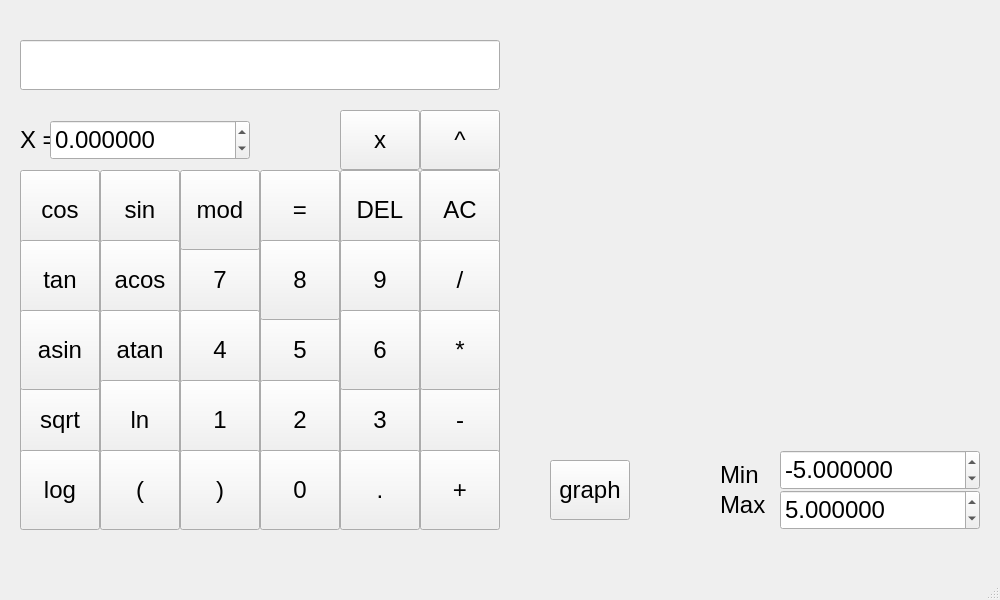
<?xml version="1.0" encoding="UTF-8"?>
<ui version="4.0">
 <class>MainWindow</class>
 <widget class="QMainWindow" name="MainWindow">
  <property name="geometry">
   <rect>
    <x>0</x>
    <y>0</y>
    <width>1000</width>
    <height>600</height>
   </rect>
  </property>
  <property name="minimumSize">
   <size>
    <width>1000</width>
    <height>600</height>
   </size>
  </property>
  <property name="maximumSize">
   <size>
    <width>1000</width>
    <height>600</height>
   </size>
  </property>
  <property name="windowTitle">
   <string>MainWindow</string>
  </property>
  <property name="toolTipDuration">
   <number>-1</number>
  </property>
  <widget class="QWidget" name="centralwidget">
   <widget class="QLineEdit" name="line">
    <property name="geometry">
     <rect>
      <x>20</x>
      <y>40</y>
      <width>480</width>
      <height>50</height>
     </rect>
    </property>
    <property name="minimumSize">
     <size>
      <width>480</width>
      <height>50</height>
     </size>
    </property>
    <property name="maximumSize">
     <size>
      <width>480</width>
      <height>50</height>
     </size>
    </property>
   </widget>
   <widget class="QPushButton" name="AC">
    <property name="geometry">
     <rect>
      <x>420</x>
      <y>170</y>
      <width>80</width>
      <height>80</height>
     </rect>
    </property>
    <property name="minimumSize">
     <size>
      <width>80</width>
      <height>80</height>
     </size>
    </property>
    <property name="maximumSize">
     <size>
      <width>80</width>
      <height>80</height>
     </size>
    </property>
    <property name="font">
     <font>
      <pointsize>18</pointsize>
     </font>
    </property>
    <property name="text">
     <string>AC</string>
    </property>
   </widget>
   <widget class="QPushButton" name="div">
    <property name="geometry">
     <rect>
      <x>420</x>
      <y>240</y>
      <width>80</width>
      <height>80</height>
     </rect>
    </property>
    <property name="minimumSize">
     <size>
      <width>80</width>
      <height>80</height>
     </size>
    </property>
    <property name="maximumSize">
     <size>
      <width>80</width>
      <height>80</height>
     </size>
    </property>
    <property name="font">
     <font>
      <pointsize>18</pointsize>
     </font>
    </property>
    <property name="text">
     <string>/</string>
    </property>
   </widget>
   <widget class="QPushButton" name="sub">
    <property name="geometry">
     <rect>
      <x>420</x>
      <y>380</y>
      <width>80</width>
      <height>80</height>
     </rect>
    </property>
    <property name="minimumSize">
     <size>
      <width>80</width>
      <height>80</height>
     </size>
    </property>
    <property name="maximumSize">
     <size>
      <width>60</width>
      <height>60</height>
     </size>
    </property>
    <property name="font">
     <font>
      <pointsize>18</pointsize>
     </font>
    </property>
    <property name="text">
     <string>-</string>
    </property>
   </widget>
   <widget class="QPushButton" name="mul">
    <property name="geometry">
     <rect>
      <x>420</x>
      <y>310</y>
      <width>80</width>
      <height>80</height>
     </rect>
    </property>
    <property name="minimumSize">
     <size>
      <width>80</width>
      <height>80</height>
     </size>
    </property>
    <property name="maximumSize">
     <size>
      <width>80</width>
      <height>80</height>
     </size>
    </property>
    <property name="font">
     <font>
      <pointsize>18</pointsize>
     </font>
    </property>
    <property name="text">
     <string>*</string>
    </property>
   </widget>
   <widget class="QPushButton" name="add">
    <property name="geometry">
     <rect>
      <x>420</x>
      <y>450</y>
      <width>80</width>
      <height>80</height>
     </rect>
    </property>
    <property name="sizePolicy">
     <sizepolicy hsizetype="Preferred" vsizetype="Preferred">
      <horstretch>0</horstretch>
      <verstretch>0</verstretch>
     </sizepolicy>
    </property>
    <property name="minimumSize">
     <size>
      <width>80</width>
      <height>80</height>
     </size>
    </property>
    <property name="maximumSize">
     <size>
      <width>80</width>
      <height>80</height>
     </size>
    </property>
    <property name="font">
     <font>
      <pointsize>18</pointsize>
     </font>
    </property>
    <property name="text">
     <string>+</string>
    </property>
   </widget>
   <widget class="QPushButton" name="three">
    <property name="geometry">
     <rect>
      <x>340</x>
      <y>380</y>
      <width>80</width>
      <height>80</height>
     </rect>
    </property>
    <property name="minimumSize">
     <size>
      <width>80</width>
      <height>80</height>
     </size>
    </property>
    <property name="maximumSize">
     <size>
      <width>60</width>
      <height>60</height>
     </size>
    </property>
    <property name="font">
     <font>
      <pointsize>18</pointsize>
     </font>
    </property>
    <property name="text">
     <string>3</string>
    </property>
   </widget>
   <widget class="QPushButton" name="dot">
    <property name="geometry">
     <rect>
      <x>340</x>
      <y>450</y>
      <width>80</width>
      <height>80</height>
     </rect>
    </property>
    <property name="minimumSize">
     <size>
      <width>80</width>
      <height>80</height>
     </size>
    </property>
    <property name="maximumSize">
     <size>
      <width>80</width>
      <height>80</height>
     </size>
    </property>
    <property name="font">
     <font>
      <pointsize>18</pointsize>
     </font>
    </property>
    <property name="text">
     <string>.</string>
    </property>
   </widget>
   <widget class="QPushButton" name="calculate">
    <property name="geometry">
     <rect>
      <x>260</x>
      <y>170</y>
      <width>80</width>
      <height>80</height>
     </rect>
    </property>
    <property name="minimumSize">
     <size>
      <width>80</width>
      <height>80</height>
     </size>
    </property>
    <property name="maximumSize">
     <size>
      <width>80</width>
      <height>80</height>
     </size>
    </property>
    <property name="font">
     <font>
      <pointsize>18</pointsize>
     </font>
    </property>
    <property name="text">
     <string>=</string>
    </property>
   </widget>
   <widget class="QPushButton" name="del">
    <property name="geometry">
     <rect>
      <x>340</x>
      <y>170</y>
      <width>80</width>
      <height>80</height>
     </rect>
    </property>
    <property name="sizePolicy">
     <sizepolicy hsizetype="Preferred" vsizetype="Preferred">
      <horstretch>0</horstretch>
      <verstretch>0</verstretch>
     </sizepolicy>
    </property>
    <property name="minimumSize">
     <size>
      <width>80</width>
      <height>80</height>
     </size>
    </property>
    <property name="maximumSize">
     <size>
      <width>80</width>
      <height>80</height>
     </size>
    </property>
    <property name="font">
     <font>
      <pointsize>18</pointsize>
     </font>
    </property>
    <property name="text">
     <string>DEL</string>
    </property>
   </widget>
   <widget class="QPushButton" name="nine">
    <property name="geometry">
     <rect>
      <x>340</x>
      <y>240</y>
      <width>80</width>
      <height>80</height>
     </rect>
    </property>
    <property name="minimumSize">
     <size>
      <width>80</width>
      <height>80</height>
     </size>
    </property>
    <property name="maximumSize">
     <size>
      <width>80</width>
      <height>80</height>
     </size>
    </property>
    <property name="font">
     <font>
      <pointsize>18</pointsize>
     </font>
    </property>
    <property name="text">
     <string>9</string>
    </property>
   </widget>
   <widget class="QPushButton" name="six">
    <property name="geometry">
     <rect>
      <x>340</x>
      <y>310</y>
      <width>80</width>
      <height>80</height>
     </rect>
    </property>
    <property name="minimumSize">
     <size>
      <width>80</width>
      <height>80</height>
     </size>
    </property>
    <property name="maximumSize">
     <size>
      <width>80</width>
      <height>80</height>
     </size>
    </property>
    <property name="font">
     <font>
      <pointsize>18</pointsize>
     </font>
    </property>
    <property name="text">
     <string>6</string>
    </property>
   </widget>
   <widget class="QPushButton" name="five">
    <property name="geometry">
     <rect>
      <x>260</x>
      <y>310</y>
      <width>80</width>
      <height>80</height>
     </rect>
    </property>
    <property name="minimumSize">
     <size>
      <width>80</width>
      <height>80</height>
     </size>
    </property>
    <property name="maximumSize">
     <size>
      <width>80</width>
      <height>80</height>
     </size>
    </property>
    <property name="font">
     <font>
      <pointsize>18</pointsize>
     </font>
    </property>
    <property name="text">
     <string>5</string>
    </property>
   </widget>
   <widget class="QPushButton" name="eight">
    <property name="geometry">
     <rect>
      <x>260</x>
      <y>240</y>
      <width>80</width>
      <height>80</height>
     </rect>
    </property>
    <property name="minimumSize">
     <size>
      <width>80</width>
      <height>80</height>
     </size>
    </property>
    <property name="maximumSize">
     <size>
      <width>80</width>
      <height>80</height>
     </size>
    </property>
    <property name="font">
     <font>
      <pointsize>18</pointsize>
     </font>
    </property>
    <property name="text">
     <string>8</string>
    </property>
   </widget>
   <widget class="QPushButton" name="two">
    <property name="geometry">
     <rect>
      <x>260</x>
      <y>380</y>
      <width>80</width>
      <height>80</height>
     </rect>
    </property>
    <property name="minimumSize">
     <size>
      <width>80</width>
      <height>80</height>
     </size>
    </property>
    <property name="maximumSize">
     <size>
      <width>60</width>
      <height>60</height>
     </size>
    </property>
    <property name="font">
     <font>
      <pointsize>18</pointsize>
     </font>
    </property>
    <property name="text">
     <string>2</string>
    </property>
   </widget>
   <widget class="QPushButton" name="seven">
    <property name="geometry">
     <rect>
      <x>180</x>
      <y>240</y>
      <width>80</width>
      <height>80</height>
     </rect>
    </property>
    <property name="minimumSize">
     <size>
      <width>80</width>
      <height>80</height>
     </size>
    </property>
    <property name="maximumSize">
     <size>
      <width>80</width>
      <height>80</height>
     </size>
    </property>
    <property name="font">
     <font>
      <pointsize>18</pointsize>
     </font>
    </property>
    <property name="text">
     <string>7</string>
    </property>
   </widget>
   <widget class="QPushButton" name="four">
    <property name="geometry">
     <rect>
      <x>180</x>
      <y>310</y>
      <width>80</width>
      <height>80</height>
     </rect>
    </property>
    <property name="minimumSize">
     <size>
      <width>80</width>
      <height>80</height>
     </size>
    </property>
    <property name="maximumSize">
     <size>
      <width>80</width>
      <height>80</height>
     </size>
    </property>
    <property name="font">
     <font>
      <pointsize>18</pointsize>
     </font>
    </property>
    <property name="text">
     <string>4</string>
    </property>
   </widget>
   <widget class="QPushButton" name="one">
    <property name="geometry">
     <rect>
      <x>180</x>
      <y>380</y>
      <width>80</width>
      <height>80</height>
     </rect>
    </property>
    <property name="minimumSize">
     <size>
      <width>80</width>
      <height>80</height>
     </size>
    </property>
    <property name="maximumSize">
     <size>
      <width>60</width>
      <height>60</height>
     </size>
    </property>
    <property name="font">
     <font>
      <pointsize>18</pointsize>
     </font>
    </property>
    <property name="text">
     <string>1</string>
    </property>
   </widget>
   <widget class="QPushButton" name="mod">
    <property name="geometry">
     <rect>
      <x>180</x>
      <y>170</y>
      <width>80</width>
      <height>80</height>
     </rect>
    </property>
    <property name="minimumSize">
     <size>
      <width>80</width>
      <height>80</height>
     </size>
    </property>
    <property name="maximumSize">
     <size>
      <width>80</width>
      <height>80</height>
     </size>
    </property>
    <property name="font">
     <font>
      <pointsize>18</pointsize>
     </font>
    </property>
    <property name="text">
     <string>mod</string>
    </property>
   </widget>
   <widget class="QPushButton" name="x">
    <property name="geometry">
     <rect>
      <x>340</x>
      <y>110</y>
      <width>80</width>
      <height>60</height>
     </rect>
    </property>
    <property name="minimumSize">
     <size>
      <width>80</width>
      <height>60</height>
     </size>
    </property>
    <property name="maximumSize">
     <size>
      <width>80</width>
      <height>60</height>
     </size>
    </property>
    <property name="font">
     <font>
      <pointsize>18</pointsize>
     </font>
    </property>
    <property name="text">
     <string>x</string>
    </property>
   </widget>
   <widget class="QPushButton" name="sqrt">
    <property name="geometry">
     <rect>
      <x>20</x>
      <y>380</y>
      <width>80</width>
      <height>80</height>
     </rect>
    </property>
    <property name="minimumSize">
     <size>
      <width>80</width>
      <height>80</height>
     </size>
    </property>
    <property name="maximumSize">
     <size>
      <width>60</width>
      <height>60</height>
     </size>
    </property>
    <property name="font">
     <font>
      <pointsize>18</pointsize>
     </font>
    </property>
    <property name="text">
     <string>sqrt</string>
    </property>
   </widget>
   <widget class="QPushButton" name="sin">
    <property name="geometry">
     <rect>
      <x>100</x>
      <y>170</y>
      <width>80</width>
      <height>80</height>
     </rect>
    </property>
    <property name="minimumSize">
     <size>
      <width>80</width>
      <height>80</height>
     </size>
    </property>
    <property name="maximumSize">
     <size>
      <width>80</width>
      <height>80</height>
     </size>
    </property>
    <property name="font">
     <font>
      <pointsize>18</pointsize>
     </font>
    </property>
    <property name="text">
     <string>sin</string>
    </property>
   </widget>
   <widget class="QPushButton" name="cos">
    <property name="geometry">
     <rect>
      <x>20</x>
      <y>170</y>
      <width>80</width>
      <height>80</height>
     </rect>
    </property>
    <property name="minimumSize">
     <size>
      <width>80</width>
      <height>80</height>
     </size>
    </property>
    <property name="maximumSize">
     <size>
      <width>80</width>
      <height>80</height>
     </size>
    </property>
    <property name="font">
     <font>
      <pointsize>18</pointsize>
     </font>
    </property>
    <property name="text">
     <string>cos</string>
    </property>
   </widget>
   <widget class="QPushButton" name="acos">
    <property name="geometry">
     <rect>
      <x>100</x>
      <y>240</y>
      <width>80</width>
      <height>80</height>
     </rect>
    </property>
    <property name="minimumSize">
     <size>
      <width>80</width>
      <height>80</height>
     </size>
    </property>
    <property name="maximumSize">
     <size>
      <width>80</width>
      <height>80</height>
     </size>
    </property>
    <property name="font">
     <font>
      <pointsize>18</pointsize>
     </font>
    </property>
    <property name="text">
     <string>acos</string>
    </property>
   </widget>
   <widget class="QPushButton" name="atan">
    <property name="geometry">
     <rect>
      <x>100</x>
      <y>310</y>
      <width>80</width>
      <height>80</height>
     </rect>
    </property>
    <property name="minimumSize">
     <size>
      <width>80</width>
      <height>80</height>
     </size>
    </property>
    <property name="maximumSize">
     <size>
      <width>80</width>
      <height>80</height>
     </size>
    </property>
    <property name="font">
     <font>
      <pointsize>18</pointsize>
     </font>
    </property>
    <property name="text">
     <string>atan</string>
    </property>
   </widget>
   <widget class="QPushButton" name="ln">
    <property name="geometry">
     <rect>
      <x>100</x>
      <y>380</y>
      <width>80</width>
      <height>80</height>
     </rect>
    </property>
    <property name="minimumSize">
     <size>
      <width>80</width>
      <height>80</height>
     </size>
    </property>
    <property name="maximumSize">
     <size>
      <width>60</width>
      <height>60</height>
     </size>
    </property>
    <property name="font">
     <font>
      <pointsize>18</pointsize>
     </font>
    </property>
    <property name="text">
     <string>ln</string>
    </property>
   </widget>
   <widget class="QPushButton" name="log">
    <property name="geometry">
     <rect>
      <x>20</x>
      <y>450</y>
      <width>80</width>
      <height>80</height>
     </rect>
    </property>
    <property name="minimumSize">
     <size>
      <width>80</width>
      <height>80</height>
     </size>
    </property>
    <property name="maximumSize">
     <size>
      <width>80</width>
      <height>80</height>
     </size>
    </property>
    <property name="font">
     <font>
      <pointsize>18</pointsize>
     </font>
    </property>
    <property name="text">
     <string>log</string>
    </property>
   </widget>
   <widget class="QPushButton" name="tan">
    <property name="geometry">
     <rect>
      <x>20</x>
      <y>240</y>
      <width>80</width>
      <height>80</height>
     </rect>
    </property>
    <property name="minimumSize">
     <size>
      <width>80</width>
      <height>80</height>
     </size>
    </property>
    <property name="maximumSize">
     <size>
      <width>80</width>
      <height>80</height>
     </size>
    </property>
    <property name="font">
     <font>
      <pointsize>18</pointsize>
     </font>
    </property>
    <property name="text">
     <string>tan</string>
    </property>
   </widget>
   <widget class="QPushButton" name="asin">
    <property name="geometry">
     <rect>
      <x>20</x>
      <y>310</y>
      <width>80</width>
      <height>80</height>
     </rect>
    </property>
    <property name="minimumSize">
     <size>
      <width>80</width>
      <height>80</height>
     </size>
    </property>
    <property name="maximumSize">
     <size>
      <width>80</width>
      <height>80</height>
     </size>
    </property>
    <property name="font">
     <font>
      <pointsize>18</pointsize>
     </font>
    </property>
    <property name="text">
     <string>asin</string>
    </property>
   </widget>
   <widget class="QLabel" name="label">
    <property name="geometry">
     <rect>
      <x>20</x>
      <y>120</y>
      <width>40</width>
      <height>40</height>
     </rect>
    </property>
    <property name="minimumSize">
     <size>
      <width>40</width>
      <height>40</height>
     </size>
    </property>
    <property name="maximumSize">
     <size>
      <width>40</width>
      <height>40</height>
     </size>
    </property>
    <property name="font">
     <font>
      <pointsize>18</pointsize>
     </font>
    </property>
    <property name="text">
     <string>X =</string>
    </property>
   </widget>
   <widget class="QDoubleSpinBox" name="x_value">
    <property name="geometry">
     <rect>
      <x>50</x>
      <y>120</y>
      <width>200</width>
      <height>40</height>
     </rect>
    </property>
    <property name="minimumSize">
     <size>
      <width>200</width>
      <height>40</height>
     </size>
    </property>
    <property name="maximumSize">
     <size>
      <width>200</width>
      <height>40</height>
     </size>
    </property>
    <property name="font">
     <font>
      <pointsize>18</pointsize>
     </font>
    </property>
    <property name="decimals">
     <number>6</number>
    </property>
    <property name="minimum">
     <double>-1000000.000000000000000</double>
    </property>
    <property name="maximum">
     <double>1000000.000000000000000</double>
    </property>
    <property name="value">
     <double>0.000000000000000</double>
    </property>
   </widget>
   <widget class="QPushButton" name="deg">
    <property name="geometry">
     <rect>
      <x>420</x>
      <y>110</y>
      <width>80</width>
      <height>60</height>
     </rect>
    </property>
    <property name="minimumSize">
     <size>
      <width>80</width>
      <height>60</height>
     </size>
    </property>
    <property name="maximumSize">
     <size>
      <width>80</width>
      <height>60</height>
     </size>
    </property>
    <property name="font">
     <font>
      <pointsize>18</pointsize>
     </font>
    </property>
    <property name="text">
     <string>^</string>
    </property>
   </widget>
   <widget class="QPushButton" name="open_brace">
    <property name="geometry">
     <rect>
      <x>100</x>
      <y>450</y>
      <width>80</width>
      <height>80</height>
     </rect>
    </property>
    <property name="minimumSize">
     <size>
      <width>80</width>
      <height>80</height>
     </size>
    </property>
    <property name="maximumSize">
     <size>
      <width>80</width>
      <height>80</height>
     </size>
    </property>
    <property name="font">
     <font>
      <pointsize>18</pointsize>
     </font>
    </property>
    <property name="text">
     <string>(</string>
    </property>
   </widget>
   <widget class="QPushButton" name="close_brace">
    <property name="geometry">
     <rect>
      <x>180</x>
      <y>450</y>
      <width>80</width>
      <height>80</height>
     </rect>
    </property>
    <property name="minimumSize">
     <size>
      <width>80</width>
      <height>80</height>
     </size>
    </property>
    <property name="maximumSize">
     <size>
      <width>80</width>
      <height>80</height>
     </size>
    </property>
    <property name="font">
     <font>
      <pointsize>18</pointsize>
     </font>
    </property>
    <property name="text">
     <string>)</string>
    </property>
   </widget>
   <widget class="QPushButton" name="zero">
    <property name="geometry">
     <rect>
      <x>260</x>
      <y>450</y>
      <width>80</width>
      <height>80</height>
     </rect>
    </property>
    <property name="minimumSize">
     <size>
      <width>80</width>
      <height>80</height>
     </size>
    </property>
    <property name="maximumSize">
     <size>
      <width>80</width>
      <height>80</height>
     </size>
    </property>
    <property name="font">
     <font>
      <pointsize>18</pointsize>
     </font>
    </property>
    <property name="text">
     <string>0</string>
    </property>
   </widget>
   <widget class="QCustomPlot" name="widget" native="true">
    <property name="geometry">
     <rect>
      <x>510</x>
      <y>10</y>
      <width>440</width>
      <height>440</height>
     </rect>
    </property>
    <property name="minimumSize">
     <size>
      <width>440</width>
      <height>440</height>
     </size>
    </property>
    <property name="maximumSize">
     <size>
      <width>440</width>
      <height>440</height>
     </size>
    </property>
   </widget>
   <widget class="QLabel" name="min_x_graph">
    <property name="geometry">
     <rect>
      <x>720</x>
      <y>450</y>
      <width>50</width>
      <height>50</height>
     </rect>
    </property>
    <property name="minimumSize">
     <size>
      <width>50</width>
      <height>50</height>
     </size>
    </property>
    <property name="maximumSize">
     <size>
      <width>50</width>
      <height>50</height>
     </size>
    </property>
    <property name="font">
     <font>
      <pointsize>18</pointsize>
     </font>
    </property>
    <property name="text">
     <string>Min  =</string>
    </property>
   </widget>
   <widget class="QDoubleSpinBox" name="line_x_min_graph">
    <property name="geometry">
     <rect>
      <x>780</x>
      <y>450</y>
      <width>200</width>
      <height>40</height>
     </rect>
    </property>
    <property name="minimumSize">
     <size>
      <width>200</width>
      <height>40</height>
     </size>
    </property>
    <property name="maximumSize">
     <size>
      <width>200</width>
      <height>40</height>
     </size>
    </property>
    <property name="font">
     <font>
      <pointsize>18</pointsize>
     </font>
    </property>
    <property name="decimals">
     <number>6</number>
    </property>
    <property name="minimum">
     <double>-1000000.000000000000000</double>
    </property>
    <property name="maximum">
     <double>1000000.000000000000000</double>
    </property>
    <property name="value">
     <double>-5.000000000000000</double>
    </property>
   </widget>
   <widget class="QDoubleSpinBox" name="line_x_max_graph">
    <property name="geometry">
     <rect>
      <x>780</x>
      <y>490</y>
      <width>200</width>
      <height>40</height>
     </rect>
    </property>
    <property name="minimumSize">
     <size>
      <width>200</width>
      <height>40</height>
     </size>
    </property>
    <property name="maximumSize">
     <size>
      <width>200</width>
      <height>40</height>
     </size>
    </property>
    <property name="font">
     <font>
      <pointsize>18</pointsize>
     </font>
    </property>
    <property name="decimals">
     <number>6</number>
    </property>
    <property name="minimum">
     <double>-1000000.000000000000000</double>
    </property>
    <property name="maximum">
     <double>1000000.000000000000000</double>
    </property>
    <property name="value">
     <double>5.000000000000000</double>
    </property>
   </widget>
   <widget class="QLabel" name="max_x_graph_2">
    <property name="geometry">
     <rect>
      <x>720</x>
      <y>480</y>
      <width>50</width>
      <height>50</height>
     </rect>
    </property>
    <property name="minimumSize">
     <size>
      <width>50</width>
      <height>50</height>
     </size>
    </property>
    <property name="maximumSize">
     <size>
      <width>50</width>
      <height>50</height>
     </size>
    </property>
    <property name="font">
     <font>
      <pointsize>18</pointsize>
     </font>
    </property>
    <property name="text">
     <string>Max =</string>
    </property>
   </widget>
   <widget class="QPushButton" name="graph">
    <property name="geometry">
     <rect>
      <x>550</x>
      <y>460</y>
      <width>80</width>
      <height>60</height>
     </rect>
    </property>
    <property name="minimumSize">
     <size>
      <width>80</width>
      <height>60</height>
     </size>
    </property>
    <property name="maximumSize">
     <size>
      <width>80</width>
      <height>60</height>
     </size>
    </property>
    <property name="font">
     <font>
      <pointsize>18</pointsize>
     </font>
    </property>
    <property name="text">
     <string>graph</string>
    </property>
   </widget>
  </widget>
  <widget class="QMenuBar" name="menubar">
   <property name="geometry">
    <rect>
     <x>0</x>
     <y>0</y>
     <width>1000</width>
     <height>24</height>
    </rect>
   </property>
  </widget>
  <widget class="QStatusBar" name="statusbar"/>
 </widget>
 <customwidgets>
  <customwidget>
   <class>QCustomPlot</class>
   <extends>QWidget</extends>
   <header location="global">qcustomplot.h</header>
   <container>1</container>
  </customwidget>
 </customwidgets>
 <resources/>
 <connections/>
</ui>
